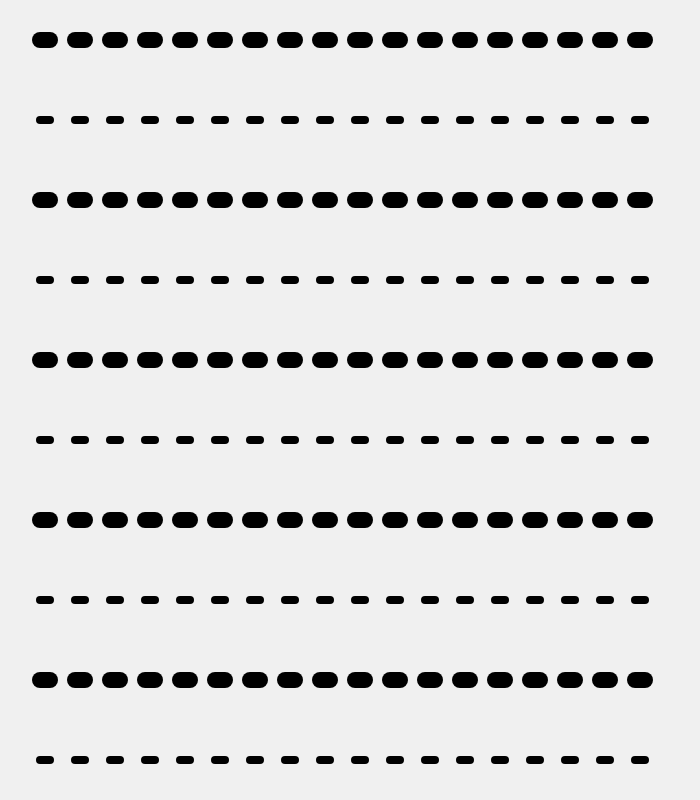
Frame 1 (no input)
Frame 60 (no input): identical to frame 1, image omitted
Frame 120 (the mouse pressed at the canvas centre since frame 60): identical to frame 1, image omitted

The p5.js sketch that drew this single still picture (run headless with seeded random() and noise() and a simulated clock; from frame 60 on, the mouse is pressed at the canvas centre):

// p5.js sketch
// ── sketch.js
// looping and conditions
function setup() {
  createCanvas(700, 800);
}

function draw() {
  // tokens
  let dashLengh = 10;
  let dashGap = 25;
  let dashWeight = 8;
  let padding = 40;
  let lineCount = 10;

  background(240);
  
  // outer loop that counts the amount of rows
  for (let i = 0; i < 10; i++) {
    let y = padding + i * ((height - 2 * padding) / (lineCount - 1)); // adding some padding so that thelines don't touch the edges 

    // selecting every other line
    if (i % 2 === 0) {
      strokeWeight(dashWeight * 2);
    } else {
      strokeWeight(dashWeight);
    }
    // inner loop that draws the dots to create the dashed line effect 
    for (let x = padding; x <= width - padding - dashLengh; x += dashLengh + dashGap) {
      line(x, y, x + dashLengh, y);
    }
  }
}
